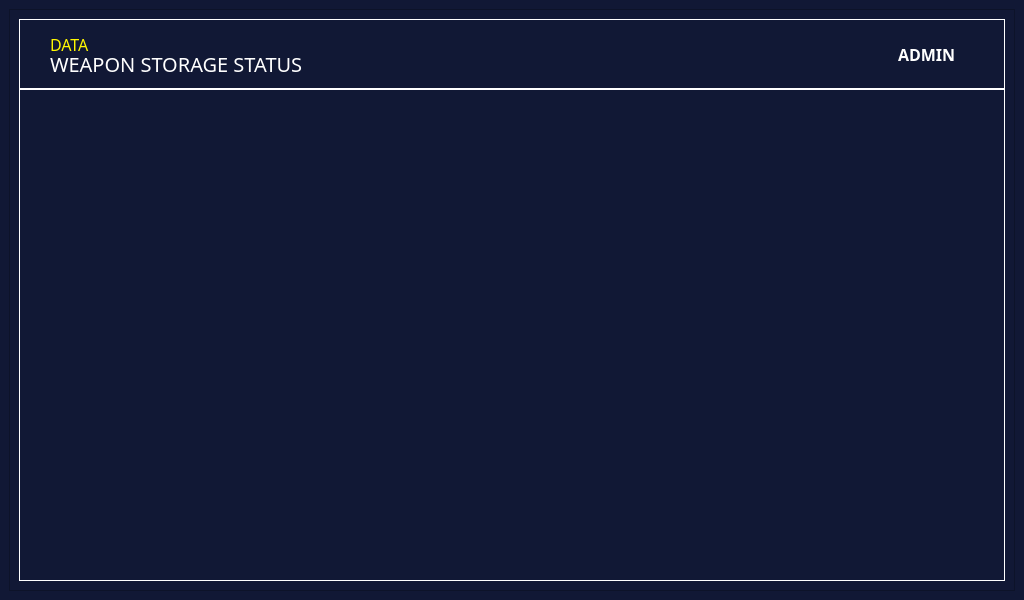
<?xml version="1.0" encoding="UTF-8"?>
<ui version="4.0">
 <class>MainWindow</class>
 <widget class="QMainWindow" name="MainWindow">
  <property name="geometry">
   <rect>
    <x>0</x>
    <y>0</y>
    <width>1024</width>
    <height>600</height>
   </rect>
  </property>
  <property name="windowTitle">
   <string>MainWindow</string>
  </property>
  <property name="styleSheet">
   <string notr="true">background-color: rgb(17, 24, 53);</string>
  </property>
  <widget class="QWidget" name="centralwidget">
   <layout class="QHBoxLayout" name="horizontalLayout_10">
    <item>
     <widget class="QFrame" name="frame">
      <property name="frameShape">
       <enum>QFrame::StyledPanel</enum>
      </property>
      <property name="frameShadow">
       <enum>QFrame::Raised</enum>
      </property>
      <layout class="QVBoxLayout" name="verticalLayout_16">
       <property name="spacing">
        <number>0</number>
       </property>
       <item>
        <widget class="QFrame" name="frame_2">
         <property name="minimumSize">
          <size>
           <width>0</width>
           <height>0</height>
          </size>
         </property>
         <property name="maximumSize">
          <size>
           <width>16777215</width>
           <height>70</height>
          </size>
         </property>
         <property name="styleSheet">
          <string notr="true">border : 1px solid;
border-color: rgb(255, 255, 255);</string>
         </property>
         <property name="frameShape">
          <enum>QFrame::StyledPanel</enum>
         </property>
         <property name="frameShadow">
          <enum>QFrame::Raised</enum>
         </property>
         <layout class="QHBoxLayout" name="horizontalLayout_8">
          <property name="spacing">
           <number>0</number>
          </property>
          <property name="leftMargin">
           <number>30</number>
          </property>
          <property name="topMargin">
           <number>0</number>
          </property>
          <property name="rightMargin">
           <number>30</number>
          </property>
          <property name="bottomMargin">
           <number>0</number>
          </property>
          <item>
           <widget class="QFrame" name="frame_4">
            <property name="maximumSize">
             <size>
              <width>16777215</width>
              <height>40</height>
             </size>
            </property>
            <property name="styleSheet">
             <string notr="true">border : none</string>
            </property>
            <property name="frameShape">
             <enum>QFrame::StyledPanel</enum>
            </property>
            <property name="frameShadow">
             <enum>QFrame::Raised</enum>
            </property>
            <layout class="QVBoxLayout" name="verticalLayout_12">
             <property name="spacing">
              <number>0</number>
             </property>
             <property name="leftMargin">
              <number>0</number>
             </property>
             <property name="topMargin">
              <number>0</number>
             </property>
             <property name="rightMargin">
              <number>0</number>
             </property>
             <property name="bottomMargin">
              <number>0</number>
             </property>
             <item>
              <widget class="QFrame" name="frame_5">
               <property name="frameShape">
                <enum>QFrame::StyledPanel</enum>
               </property>
               <property name="frameShadow">
                <enum>QFrame::Raised</enum>
               </property>
               <layout class="QHBoxLayout" name="horizontalLayout_5">
                <property name="spacing">
                 <number>0</number>
                </property>
                <property name="leftMargin">
                 <number>0</number>
                </property>
                <property name="topMargin">
                 <number>0</number>
                </property>
                <property name="rightMargin">
                 <number>0</number>
                </property>
                <property name="bottomMargin">
                 <number>0</number>
                </property>
                <item>
                 <widget class="QLabel" name="label">
                  <property name="font">
                   <font>
                    <family>Orbitron</family>
                    <pointsize>12</pointsize>
                   </font>
                  </property>
                  <property name="styleSheet">
                   <string notr="true">color: rgb(255, 247, 1);</string>
                  </property>
                  <property name="text">
                   <string>DATA</string>
                  </property>
                 </widget>
                </item>
               </layout>
              </widget>
             </item>
             <item>
              <widget class="QFrame" name="frame_6">
               <property name="frameShape">
                <enum>QFrame::StyledPanel</enum>
               </property>
               <property name="frameShadow">
                <enum>QFrame::Raised</enum>
               </property>
               <layout class="QHBoxLayout" name="horizontalLayout_6">
                <property name="spacing">
                 <number>0</number>
                </property>
                <property name="leftMargin">
                 <number>0</number>
                </property>
                <property name="topMargin">
                 <number>0</number>
                </property>
                <property name="rightMargin">
                 <number>0</number>
                </property>
                <property name="bottomMargin">
                 <number>0</number>
                </property>
                <item>
                 <widget class="QLabel" name="label_2">
                  <property name="font">
                   <font>
                    <family>Orbitron</family>
                    <pointsize>15</pointsize>
                   </font>
                  </property>
                  <property name="styleSheet">
                   <string notr="true">color: rgb(255, 255, 255);</string>
                  </property>
                  <property name="text">
                   <string>WEAPON STORAGE STATUS</string>
                  </property>
                 </widget>
                </item>
               </layout>
              </widget>
             </item>
            </layout>
           </widget>
          </item>
          <item>
           <widget class="QFrame" name="frame_7">
            <property name="styleSheet">
             <string notr="true">border: none;</string>
            </property>
            <property name="frameShape">
             <enum>QFrame::StyledPanel</enum>
            </property>
            <property name="frameShadow">
             <enum>QFrame::Raised</enum>
            </property>
            <layout class="QHBoxLayout" name="horizontalLayout_7">
             <item>
              <spacer name="horizontalSpacer">
               <property name="orientation">
                <enum>Qt::Horizontal</enum>
               </property>
               <property name="sizeHint" stdset="0">
                <size>
                 <width>30</width>
                 <height>20</height>
                </size>
               </property>
              </spacer>
             </item>
             <item>
              <widget class="QFrame" name="frame_8">
               <property name="maximumSize">
                <size>
                 <width>70</width>
                 <height>16777215</height>
                </size>
               </property>
               <property name="frameShape">
                <enum>QFrame::StyledPanel</enum>
               </property>
               <property name="frameShadow">
                <enum>QFrame::Raised</enum>
               </property>
               <layout class="QVBoxLayout" name="verticalLayout_15">
                <property name="spacing">
                 <number>0</number>
                </property>
                <property name="leftMargin">
                 <number>0</number>
                </property>
                <property name="topMargin">
                 <number>0</number>
                </property>
                <property name="rightMargin">
                 <number>0</number>
                </property>
                <property name="bottomMargin">
                 <number>0</number>
                </property>
                <item>
                 <widget class="QPushButton" name="btLogout">
                  <property name="minimumSize">
                   <size>
                    <width>30</width>
                    <height>30</height>
                   </size>
                  </property>
                  <property name="styleSheet">
                   <string notr="true">border :none</string>
                  </property>
                  <property name="text">
                   <string/>
                  </property>
                  <property name="icon">
                   <iconset>
                    <normaloff>../assets/icon/arrow-right-from-bracket-solid-full.svg</normaloff>../assets/icon/arrow-right-from-bracket-solid-full.svg</iconset>
                  </property>
                  <property name="iconSize">
                   <size>
                    <width>30</width>
                    <height>30</height>
                   </size>
                  </property>
                 </widget>
                </item>
               </layout>
              </widget>
             </item>
             <item>
              <widget class="QFrame" name="frame_9">
               <property name="frameShape">
                <enum>QFrame::StyledPanel</enum>
               </property>
               <property name="frameShadow">
                <enum>QFrame::Raised</enum>
               </property>
               <layout class="QHBoxLayout" name="horizontalLayout_9">
                <property name="spacing">
                 <number>0</number>
                </property>
                <property name="leftMargin">
                 <number>0</number>
                </property>
                <property name="topMargin">
                 <number>0</number>
                </property>
                <property name="rightMargin">
                 <number>0</number>
                </property>
                <property name="bottomMargin">
                 <number>0</number>
                </property>
                <item>
                 <widget class="QFrame" name="frame_10">
                  <property name="maximumSize">
                   <size>
                    <width>50</width>
                    <height>16777215</height>
                   </size>
                  </property>
                  <property name="frameShape">
                   <enum>QFrame::StyledPanel</enum>
                  </property>
                  <property name="frameShadow">
                   <enum>QFrame::Raised</enum>
                  </property>
                  <layout class="QVBoxLayout" name="verticalLayout_13">
                   <property name="spacing">
                    <number>0</number>
                   </property>
                   <property name="leftMargin">
                    <number>0</number>
                   </property>
                   <property name="topMargin">
                    <number>0</number>
                   </property>
                   <property name="rightMargin">
                    <number>0</number>
                   </property>
                   <property name="bottomMargin">
                    <number>0</number>
                   </property>
                   <item alignment="Qt::AlignHCenter">
                    <widget class="QLabel" name="label_3">
                     <property name="minimumSize">
                      <size>
                       <width>0</width>
                       <height>0</height>
                      </size>
                     </property>
                     <property name="maximumSize">
                      <size>
                       <width>30</width>
                       <height>30</height>
                      </size>
                     </property>
                     <property name="text">
                      <string/>
                     </property>
                     <property name="pixmap">
                      <pixmap>../assets/icon/user-regular-full.svg</pixmap>
                     </property>
                     <property name="scaledContents">
                      <bool>true</bool>
                     </property>
                    </widget>
                   </item>
                  </layout>
                 </widget>
                </item>
                <item>
                 <widget class="QFrame" name="frame_11">
                  <property name="frameShape">
                   <enum>QFrame::StyledPanel</enum>
                  </property>
                  <property name="frameShadow">
                   <enum>QFrame::Raised</enum>
                  </property>
                  <layout class="QVBoxLayout" name="verticalLayout_14">
                   <item>
                    <widget class="QLabel" name="lbUser">
                     <property name="font">
                      <font>
                       <family>Orbitron</family>
                       <pointsize>12</pointsize>
                       <weight>75</weight>
                       <bold>true</bold>
                      </font>
                     </property>
                     <property name="styleSheet">
                      <string notr="true">color: rgb(255, 255, 255);</string>
                     </property>
                     <property name="text">
                      <string>ADMIN</string>
                     </property>
                    </widget>
                   </item>
                  </layout>
                 </widget>
                </item>
               </layout>
              </widget>
             </item>
            </layout>
           </widget>
          </item>
         </layout>
        </widget>
       </item>
       <item>
        <widget class="QFrame" name="frame_12">
         <property name="styleSheet">
          <string notr="true">border : 1px solid;
border-color: rgb(255, 255, 255);</string>
         </property>
         <property name="frameShape">
          <enum>QFrame::StyledPanel</enum>
         </property>
         <property name="frameShadow">
          <enum>QFrame::Raised</enum>
         </property>
         <layout class="QHBoxLayout" name="horizontalLayout_4">
          <property name="spacing">
           <number>0</number>
          </property>
          <property name="leftMargin">
           <number>0</number>
          </property>
          <property name="topMargin">
           <number>0</number>
          </property>
          <property name="rightMargin">
           <number>20</number>
          </property>
          <property name="bottomMargin">
           <number>0</number>
          </property>
          <item>
           <widget class="QFrame" name="frame_13">
            <property name="styleSheet">
             <string notr="true">border : none</string>
            </property>
            <property name="frameShape">
             <enum>QFrame::StyledPanel</enum>
            </property>
            <property name="frameShadow">
             <enum>QFrame::Raised</enum>
            </property>
            <layout class="QVBoxLayout" name="verticalLayout_11">
             <property name="spacing">
              <number>0</number>
             </property>
             <property name="leftMargin">
              <number>0</number>
             </property>
             <property name="topMargin">
              <number>30</number>
             </property>
             <property name="rightMargin">
              <number>0</number>
             </property>
             <property name="bottomMargin">
              <number>30</number>
             </property>
             <item>
              <widget class="QFrame" name="frame_15">
               <property name="maximumSize">
                <size>
                 <width>16777215</width>
                 <height>16777215</height>
                </size>
               </property>
               <property name="styleSheet">
                <string notr="true">color: rgb(255, 255, 255);</string>
               </property>
               <property name="frameShape">
                <enum>QFrame::StyledPanel</enum>
               </property>
               <property name="frameShadow">
                <enum>QFrame::Raised</enum>
               </property>
               <layout class="QHBoxLayout" name="horizontalLayout_2">
                <property name="spacing">
                 <number>0</number>
                </property>
                <property name="leftMargin">
                 <number>30</number>
                </property>
                <property name="topMargin">
                 <number>0</number>
                </property>
                <property name="rightMargin">
                 <number>0</number>
                </property>
                <property name="bottomMargin">
                 <number>0</number>
                </property>
                <item>
                 <widget class="QFrame" name="frame_17">
                  <property name="maximumSize">
                   <size>
                    <width>155</width>
                    <height>200</height>
                   </size>
                  </property>
                  <property name="frameShape">
                   <enum>QFrame::StyledPanel</enum>
                  </property>
                  <property name="frameShadow">
                   <enum>QFrame::Raised</enum>
                  </property>
                  <layout class="QVBoxLayout" name="verticalLayout_6">
                   <property name="spacing">
                    <number>0</number>
                   </property>
                   <property name="leftMargin">
                    <number>0</number>
                   </property>
                   <property name="topMargin">
                    <number>0</number>
                   </property>
                   <property name="rightMargin">
                    <number>0</number>
                   </property>
                   <property name="bottomMargin">
                    <number>0</number>
                   </property>
                   <item>
                    <widget class="QPushButton" name="btA1">
                     <property name="minimumSize">
                      <size>
                       <width>150</width>
                       <height>175</height>
                      </size>
                     </property>
                     <property name="styleSheet">
                      <string notr="true">border :none;</string>
                     </property>
                     <property name="text">
                      <string/>
                     </property>
                     <property name="icon">
                      <iconset>
                       <normaloff>../assets/status/A1-empty.png</normaloff>../assets/status/A1-empty.png</iconset>
                     </property>
                     <property name="iconSize">
                      <size>
                       <width>150</width>
                       <height>175</height>
                      </size>
                     </property>
                    </widget>
                   </item>
                  </layout>
                 </widget>
                </item>
                <item>
                 <widget class="QFrame" name="frame_18">
                  <property name="maximumSize">
                   <size>
                    <width>160</width>
                    <height>200</height>
                   </size>
                  </property>
                  <property name="frameShape">
                   <enum>QFrame::StyledPanel</enum>
                  </property>
                  <property name="frameShadow">
                   <enum>QFrame::Raised</enum>
                  </property>
                  <layout class="QVBoxLayout" name="verticalLayout_7">
                   <property name="spacing">
                    <number>0</number>
                   </property>
                   <property name="leftMargin">
                    <number>0</number>
                   </property>
                   <property name="topMargin">
                    <number>0</number>
                   </property>
                   <property name="rightMargin">
                    <number>0</number>
                   </property>
                   <property name="bottomMargin">
                    <number>0</number>
                   </property>
                   <item>
                    <widget class="QPushButton" name="btA2">
                     <property name="minimumSize">
                      <size>
                       <width>150</width>
                       <height>175</height>
                      </size>
                     </property>
                     <property name="styleSheet">
                      <string notr="true">border :none;
</string>
                     </property>
                     <property name="text">
                      <string/>
                     </property>
                     <property name="icon">
                      <iconset>
                       <normaloff>../assets/status/A2-empty.png</normaloff>../assets/status/A2-empty.png</iconset>
                     </property>
                     <property name="iconSize">
                      <size>
                       <width>150</width>
                       <height>175</height>
                      </size>
                     </property>
                    </widget>
                   </item>
                  </layout>
                 </widget>
                </item>
                <item>
                 <widget class="QFrame" name="frame_19">
                  <property name="maximumSize">
                   <size>
                    <width>160</width>
                    <height>200</height>
                   </size>
                  </property>
                  <property name="frameShape">
                   <enum>QFrame::StyledPanel</enum>
                  </property>
                  <property name="frameShadow">
                   <enum>QFrame::Raised</enum>
                  </property>
                  <layout class="QVBoxLayout" name="verticalLayout_8">
                   <property name="spacing">
                    <number>0</number>
                   </property>
                   <property name="leftMargin">
                    <number>0</number>
                   </property>
                   <property name="topMargin">
                    <number>0</number>
                   </property>
                   <property name="rightMargin">
                    <number>0</number>
                   </property>
                   <property name="bottomMargin">
                    <number>0</number>
                   </property>
                   <item>
                    <widget class="QPushButton" name="btA3">
                     <property name="minimumSize">
                      <size>
                       <width>150</width>
                       <height>175</height>
                      </size>
                     </property>
                     <property name="styleSheet">
                      <string notr="true">border :none;</string>
                     </property>
                     <property name="text">
                      <string/>
                     </property>
                     <property name="icon">
                      <iconset>
                       <normaloff>../assets/status/A3-empty.png</normaloff>../assets/status/A3-empty.png</iconset>
                     </property>
                     <property name="iconSize">
                      <size>
                       <width>150</width>
                       <height>175</height>
                      </size>
                     </property>
                    </widget>
                   </item>
                  </layout>
                 </widget>
                </item>
                <item>
                 <widget class="QFrame" name="frame_20">
                  <property name="maximumSize">
                   <size>
                    <width>160</width>
                    <height>200</height>
                   </size>
                  </property>
                  <property name="frameShape">
                   <enum>QFrame::StyledPanel</enum>
                  </property>
                  <property name="frameShadow">
                   <enum>QFrame::Raised</enum>
                  </property>
                  <layout class="QVBoxLayout" name="verticalLayout_9">
                   <property name="spacing">
                    <number>0</number>
                   </property>
                   <property name="leftMargin">
                    <number>0</number>
                   </property>
                   <property name="topMargin">
                    <number>0</number>
                   </property>
                   <property name="rightMargin">
                    <number>0</number>
                   </property>
                   <property name="bottomMargin">
                    <number>0</number>
                   </property>
                   <item>
                    <widget class="QPushButton" name="btA4">
                     <property name="minimumSize">
                      <size>
                       <width>150</width>
                       <height>175</height>
                      </size>
                     </property>
                     <property name="styleSheet">
                      <string notr="true">border :none;</string>
                     </property>
                     <property name="text">
                      <string/>
                     </property>
                     <property name="icon">
                      <iconset>
                       <normaloff>../assets/status/A4-empty.png</normaloff>../assets/status/A4-empty.png</iconset>
                     </property>
                     <property name="iconSize">
                      <size>
                       <width>150</width>
                       <height>175</height>
                      </size>
                     </property>
                    </widget>
                   </item>
                  </layout>
                 </widget>
                </item>
                <item>
                 <widget class="QFrame" name="frame_21">
                  <property name="maximumSize">
                   <size>
                    <width>160</width>
                    <height>200</height>
                   </size>
                  </property>
                  <property name="frameShape">
                   <enum>QFrame::StyledPanel</enum>
                  </property>
                  <property name="frameShadow">
                   <enum>QFrame::Raised</enum>
                  </property>
                  <layout class="QVBoxLayout" name="verticalLayout_10">
                   <property name="spacing">
                    <number>0</number>
                   </property>
                   <property name="leftMargin">
                    <number>0</number>
                   </property>
                   <property name="topMargin">
                    <number>0</number>
                   </property>
                   <property name="rightMargin">
                    <number>0</number>
                   </property>
                   <property name="bottomMargin">
                    <number>0</number>
                   </property>
                   <item>
                    <widget class="QPushButton" name="btA5">
                     <property name="minimumSize">
                      <size>
                       <width>150</width>
                       <height>175</height>
                      </size>
                     </property>
                     <property name="styleSheet">
                      <string notr="true">border :none;</string>
                     </property>
                     <property name="text">
                      <string/>
                     </property>
                     <property name="icon">
                      <iconset>
                       <normaloff>../assets/status/A5-empty.png</normaloff>../assets/status/A5-empty.png</iconset>
                     </property>
                     <property name="iconSize">
                      <size>
                       <width>150</width>
                       <height>175</height>
                      </size>
                     </property>
                    </widget>
                   </item>
                  </layout>
                 </widget>
                </item>
               </layout>
              </widget>
             </item>
             <item>
              <widget class="QFrame" name="frame_16">
               <property name="maximumSize">
                <size>
                 <width>16777215</width>
                 <height>16777215</height>
                </size>
               </property>
               <property name="font">
                <font>
                 <family>Orbitron</family>
                 <pointsize>15</pointsize>
                </font>
               </property>
               <property name="styleSheet">
                <string notr="true">color: rgb(255, 255, 255);
</string>
               </property>
               <property name="frameShape">
                <enum>QFrame::StyledPanel</enum>
               </property>
               <property name="frameShadow">
                <enum>QFrame::Raised</enum>
               </property>
               <layout class="QHBoxLayout" name="horizontalLayout">
                <property name="spacing">
                 <number>0</number>
                </property>
                <property name="leftMargin">
                 <number>30</number>
                </property>
                <property name="topMargin">
                 <number>0</number>
                </property>
                <property name="rightMargin">
                 <number>0</number>
                </property>
                <property name="bottomMargin">
                 <number>0</number>
                </property>
                <item>
                 <widget class="QFrame" name="frame_22">
                  <property name="maximumSize">
                   <size>
                    <width>160</width>
                    <height>200</height>
                   </size>
                  </property>
                  <property name="frameShape">
                   <enum>QFrame::StyledPanel</enum>
                  </property>
                  <property name="frameShadow">
                   <enum>QFrame::Raised</enum>
                  </property>
                  <layout class="QVBoxLayout" name="verticalLayout">
                   <property name="spacing">
                    <number>0</number>
                   </property>
                   <property name="leftMargin">
                    <number>0</number>
                   </property>
                   <property name="topMargin">
                    <number>0</number>
                   </property>
                   <property name="rightMargin">
                    <number>0</number>
                   </property>
                   <property name="bottomMargin">
                    <number>0</number>
                   </property>
                   <item>
                    <widget class="QPushButton" name="btB1">
                     <property name="minimumSize">
                      <size>
                       <width>150</width>
                       <height>175</height>
                      </size>
                     </property>
                     <property name="styleSheet">
                      <string notr="true">border :none;</string>
                     </property>
                     <property name="text">
                      <string/>
                     </property>
                     <property name="icon">
                      <iconset>
                       <normaloff>../assets/status/B1-empty.png</normaloff>../assets/status/B1-empty.png</iconset>
                     </property>
                     <property name="iconSize">
                      <size>
                       <width>150</width>
                       <height>175</height>
                      </size>
                     </property>
                    </widget>
                   </item>
                  </layout>
                 </widget>
                </item>
                <item>
                 <widget class="QFrame" name="frame_23">
                  <property name="maximumSize">
                   <size>
                    <width>160</width>
                    <height>200</height>
                   </size>
                  </property>
                  <property name="frameShape">
                   <enum>QFrame::StyledPanel</enum>
                  </property>
                  <property name="frameShadow">
                   <enum>QFrame::Raised</enum>
                  </property>
                  <layout class="QVBoxLayout" name="verticalLayout_2">
                   <property name="spacing">
                    <number>0</number>
                   </property>
                   <property name="leftMargin">
                    <number>0</number>
                   </property>
                   <property name="topMargin">
                    <number>0</number>
                   </property>
                   <property name="rightMargin">
                    <number>0</number>
                   </property>
                   <property name="bottomMargin">
                    <number>0</number>
                   </property>
                   <item>
                    <widget class="QPushButton" name="btB2">
                     <property name="minimumSize">
                      <size>
                       <width>150</width>
                       <height>175</height>
                      </size>
                     </property>
                     <property name="styleSheet">
                      <string notr="true">border :none;</string>
                     </property>
                     <property name="text">
                      <string/>
                     </property>
                     <property name="icon">
                      <iconset>
                       <normaloff>../assets/status/B2-empty.png</normaloff>../assets/status/B2-empty.png</iconset>
                     </property>
                     <property name="iconSize">
                      <size>
                       <width>150</width>
                       <height>175</height>
                      </size>
                     </property>
                    </widget>
                   </item>
                  </layout>
                 </widget>
                </item>
                <item>
                 <widget class="QFrame" name="frame_24">
                  <property name="maximumSize">
                   <size>
                    <width>160</width>
                    <height>200</height>
                   </size>
                  </property>
                  <property name="frameShape">
                   <enum>QFrame::StyledPanel</enum>
                  </property>
                  <property name="frameShadow">
                   <enum>QFrame::Raised</enum>
                  </property>
                  <layout class="QVBoxLayout" name="verticalLayout_3">
                   <property name="spacing">
                    <number>0</number>
                   </property>
                   <property name="leftMargin">
                    <number>0</number>
                   </property>
                   <property name="topMargin">
                    <number>0</number>
                   </property>
                   <property name="rightMargin">
                    <number>0</number>
                   </property>
                   <property name="bottomMargin">
                    <number>0</number>
                   </property>
                   <item>
                    <widget class="QPushButton" name="btB3">
                     <property name="minimumSize">
                      <size>
                       <width>150</width>
                       <height>175</height>
                      </size>
                     </property>
                     <property name="styleSheet">
                      <string notr="true">border :none;</string>
                     </property>
                     <property name="text">
                      <string/>
                     </property>
                     <property name="icon">
                      <iconset>
                       <normaloff>../assets/status/B3-empty.png</normaloff>../assets/status/B3-empty.png</iconset>
                     </property>
                     <property name="iconSize">
                      <size>
                       <width>150</width>
                       <height>175</height>
                      </size>
                     </property>
                    </widget>
                   </item>
                  </layout>
                 </widget>
                </item>
                <item>
                 <widget class="QFrame" name="frame_25">
                  <property name="maximumSize">
                   <size>
                    <width>160</width>
                    <height>200</height>
                   </size>
                  </property>
                  <property name="frameShape">
                   <enum>QFrame::StyledPanel</enum>
                  </property>
                  <property name="frameShadow">
                   <enum>QFrame::Raised</enum>
                  </property>
                  <layout class="QVBoxLayout" name="verticalLayout_4">
                   <property name="spacing">
                    <number>0</number>
                   </property>
                   <property name="leftMargin">
                    <number>0</number>
                   </property>
                   <property name="topMargin">
                    <number>0</number>
                   </property>
                   <property name="rightMargin">
                    <number>0</number>
                   </property>
                   <property name="bottomMargin">
                    <number>0</number>
                   </property>
                   <item>
                    <widget class="QPushButton" name="btB4">
                     <property name="minimumSize">
                      <size>
                       <width>150</width>
                       <height>175</height>
                      </size>
                     </property>
                     <property name="styleSheet">
                      <string notr="true">border :none;</string>
                     </property>
                     <property name="text">
                      <string/>
                     </property>
                     <property name="icon">
                      <iconset>
                       <normaloff>../assets/status/B4-empty.png</normaloff>../assets/status/B4-empty.png</iconset>
                     </property>
                     <property name="iconSize">
                      <size>
                       <width>150</width>
                       <height>175</height>
                      </size>
                     </property>
                    </widget>
                   </item>
                  </layout>
                 </widget>
                </item>
                <item>
                 <widget class="QFrame" name="frame_26">
                  <property name="maximumSize">
                   <size>
                    <width>160</width>
                    <height>200</height>
                   </size>
                  </property>
                  <property name="frameShape">
                   <enum>QFrame::StyledPanel</enum>
                  </property>
                  <property name="frameShadow">
                   <enum>QFrame::Raised</enum>
                  </property>
                  <layout class="QVBoxLayout" name="verticalLayout_5">
                   <property name="spacing">
                    <number>0</number>
                   </property>
                   <property name="leftMargin">
                    <number>0</number>
                   </property>
                   <property name="topMargin">
                    <number>0</number>
                   </property>
                   <property name="rightMargin">
                    <number>0</number>
                   </property>
                   <property name="bottomMargin">
                    <number>0</number>
                   </property>
                   <item>
                    <widget class="QPushButton" name="btB5">
                     <property name="minimumSize">
                      <size>
                       <width>150</width>
                       <height>175</height>
                      </size>
                     </property>
                     <property name="styleSheet">
                      <string notr="true">border :none;</string>
                     </property>
                     <property name="text">
                      <string/>
                     </property>
                     <property name="icon">
                      <iconset>
                       <normaloff>../assets/status/B5-empty.png</normaloff>../assets/status/B5-empty.png</iconset>
                     </property>
                     <property name="iconSize">
                      <size>
                       <width>150</width>
                       <height>175</height>
                      </size>
                     </property>
                    </widget>
                   </item>
                  </layout>
                 </widget>
                </item>
               </layout>
              </widget>
             </item>
            </layout>
           </widget>
          </item>
          <item>
           <widget class="QFrame" name="frame_14">
            <property name="maximumSize">
             <size>
              <width>50</width>
              <height>16777215</height>
             </size>
            </property>
            <property name="styleSheet">
             <string notr="true">border : none;</string>
            </property>
            <property name="frameShape">
             <enum>QFrame::StyledPanel</enum>
            </property>
            <property name="frameShadow">
             <enum>QFrame::Raised</enum>
            </property>
            <layout class="QHBoxLayout" name="horizontalLayout_3">
             <property name="spacing">
              <number>0</number>
             </property>
             <property name="leftMargin">
              <number>0</number>
             </property>
             <property name="topMargin">
              <number>0</number>
             </property>
             <property name="rightMargin">
              <number>0</number>
             </property>
             <property name="bottomMargin">
              <number>0</number>
             </property>
             <item alignment="Qt::AlignHCenter|Qt::AlignVCenter">
              <widget class="QPushButton" name="btNext_h2">
               <property name="minimumSize">
                <size>
                 <width>50</width>
                 <height>50</height>
                </size>
               </property>
               <property name="styleSheet">
                <string notr="true">border:none</string>
               </property>
               <property name="text">
                <string/>
               </property>
               <property name="icon">
                <iconset>
                 <normaloff>../assets/icon/chevron-right-solid-full.svg</normaloff>../assets/icon/chevron-right-solid-full.svg</iconset>
               </property>
               <property name="iconSize">
                <size>
                 <width>50</width>
                 <height>50</height>
                </size>
               </property>
              </widget>
             </item>
            </layout>
           </widget>
          </item>
         </layout>
        </widget>
       </item>
      </layout>
     </widget>
    </item>
   </layout>
  </widget>
 </widget>
 <resources/>
 <connections/>
</ui>
